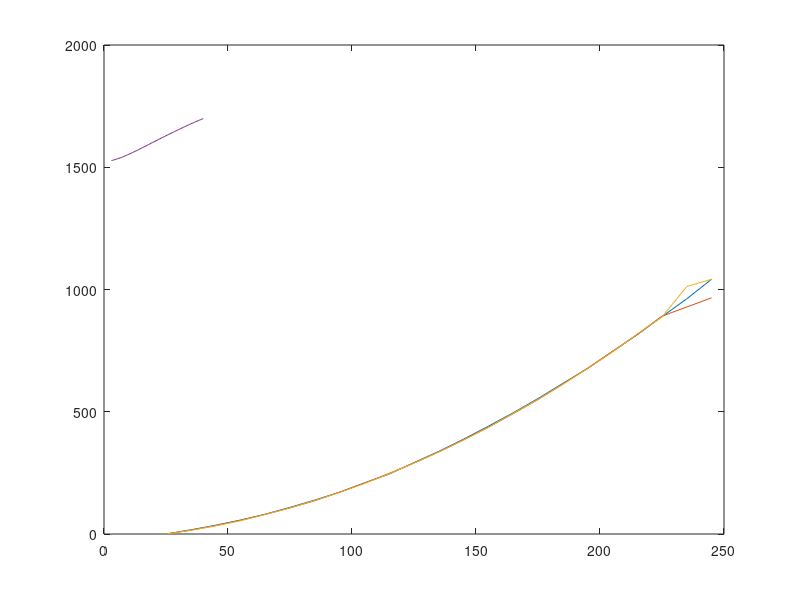
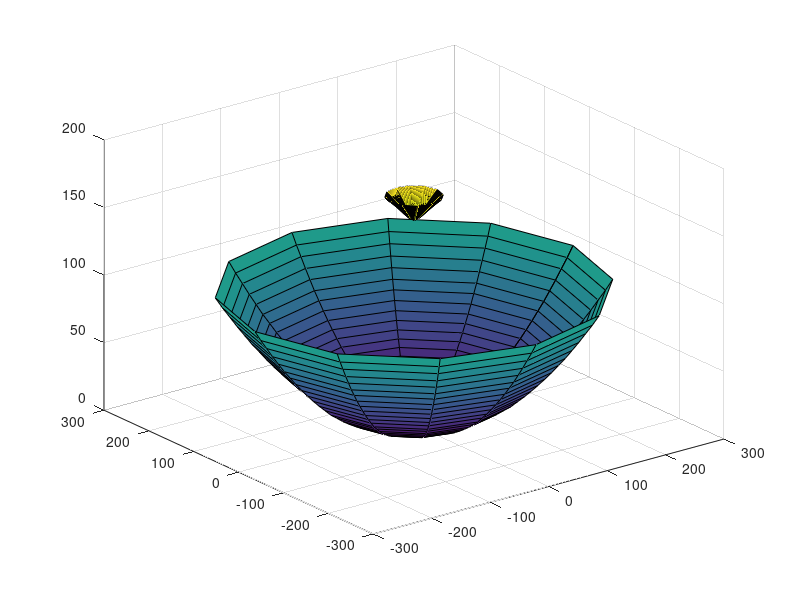

Reproduce these figures in MATLAB, in order.
%% mca-meas.m

%% datan luku
% folder: /home/pkirves/MCA/main_profile_meas

% p1 = dlmread('panel1');
% p2 = dlmread('panel2');
% p3 = dlmread('panel3');
% 
% p3Voffset = 143;
% p3Roffset = 31;
%...

load('meas-160517.mat')

%% adjust
% tilt panel 1 data:
% tilt error = 0 at rim
% tilt error = 44 mm at center

tilt1 = -44/(p1(end,1)-p1(1,1)) * (linspace(p1(1,1),p1(end,1),size(p1,1))' - p1(end,1));

% tilt panel 3 data:
% tilt error = 0 at rim
% tilt error = 15 mm at center

tilt3 = -15/(p3(end,1)-p3(1,1)) * (linspace(p3(1,1),p3(end,1),size(p3,1))' - p3(end,1));

%% Main reflector
figure(1) % profile
clf
mainDishDepth = 1100;
extraOffset = 36;

plot(p1(:,1)-p1Roffset, mainDishDepth + extraOffset - (p1(:,2)-p1Voffset+tilt1), ...
    p2(:,1)-p2Roffset,  mainDishDepth + extraOffset - (p2(:,2)-p2Voffset), ...
    p3(:,1)-p3Roffset,  mainDishDepth + extraOffset - (p3(:,2)-p3Voffset+tilt3))

% plot(p1(:,1)-p1Roffset, p1(:,2)-p1Voffset+tilt1, ...
%     p2(:,1)-p2Roffset,  p2(:,2)-p2Voffset, ...
%     p3(:,1)-p3Roffset,  p3(:,2)-p3Voffset+tilt3)

figure(2) % 3D
clf
[X,Y,Z] = cylinder(p1(:,1), 12);

surf(X,Y,127-ones(size(Z)).*p1(:,2)/10) % to centimeters..
hold on

%% Subreflector

subrefl = dlmread('subrefl-profile-meas.txt');
sub_apex = 152; % Subreflector apex height

figure(1)
hold on
plot(subrefl(:,1)/10, subrefl(:,2)+1520)
hold off

[U,V,W] = cylinder(subrefl(:,1)/10,12); % to centimeters
figure(2)
surf(U,V,sub_apex-subrefl(1,2)/10+ones(size(W)).*subrefl(:,2)/10) % to centimeters

hold off

% equation
% x^2/a^2 + y^2/b^2 - z^2/c^2 = -1
% curve fitting with cftool:
% z = c/a*sqrt(x^2+a^2)
% a = 41.14
% b = a
% c = sqrt(41.14^2 + 20.72^2) = 46.06

